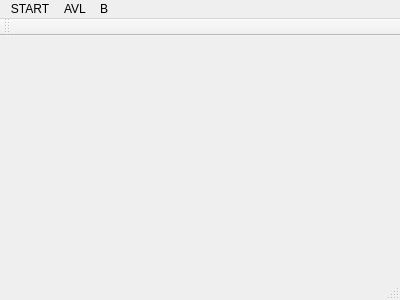
<?xml version="1.0" encoding="UTF-8"?>
<ui version="4.0">
 <class>MainWindow</class>
 <widget class="QMainWindow" name="MainWindow">
  <property name="geometry">
   <rect>
    <x>0</x>
    <y>0</y>
    <width>400</width>
    <height>300</height>
   </rect>
  </property>
  <property name="windowTitle">
   <string>MainWindow</string>
  </property>
  <widget class="QWidget" name="centralWidget"/>
  <widget class="QMenuBar" name="menuBar">
   <property name="geometry">
    <rect>
     <x>0</x>
     <y>0</y>
     <width>400</width>
     <height>25</height>
    </rect>
   </property>
   <widget class="QMenu" name="menuHey">
    <property name="title">
     <string>AVL</string>
    </property>
    <addaction name="actionAgregar"/>
    <addaction name="actionBuscar"/>
    <addaction name="actionEliminar"/>
   </widget>
   <widget class="QMenu" name="menuB">
    <property name="title">
     <string>B</string>
    </property>
    <addaction name="actionAgregar_2"/>
    <addaction name="actionEliminar_2"/>
    <addaction name="actionBuscar_2"/>
   </widget>
   <widget class="QMenu" name="menuSTART">
    <property name="title">
     <string>START</string>
    </property>
    <addaction name="actionLoad_from_File"/>
   </widget>
   <addaction name="menuSTART"/>
   <addaction name="menuHey"/>
   <addaction name="menuB"/>
  </widget>
  <widget class="QToolBar" name="mainToolBar">
   <attribute name="toolBarArea">
    <enum>TopToolBarArea</enum>
   </attribute>
   <attribute name="toolBarBreak">
    <bool>false</bool>
   </attribute>
  </widget>
  <widget class="QStatusBar" name="statusBar"/>
  <action name="actionAgregar">
   <property name="text">
    <string>Agregar</string>
   </property>
  </action>
  <action name="actionBuscar">
   <property name="text">
    <string>Buscar </string>
   </property>
  </action>
  <action name="actionEliminar">
   <property name="text">
    <string>Eliminar</string>
   </property>
  </action>
  <action name="actionAgregar_2">
   <property name="text">
    <string>Agregar</string>
   </property>
  </action>
  <action name="actionEliminar_2">
   <property name="text">
    <string>Eliminar</string>
   </property>
  </action>
  <action name="actionBuscar_2">
   <property name="text">
    <string>Buscar</string>
   </property>
  </action>
  <action name="actionLoad_from_File">
   <property name="text">
    <string>Load from File...</string>
   </property>
  </action>
 </widget>
 <layoutdefault spacing="6" margin="11"/>
 <resources/>
 <connections/>
</ui>
